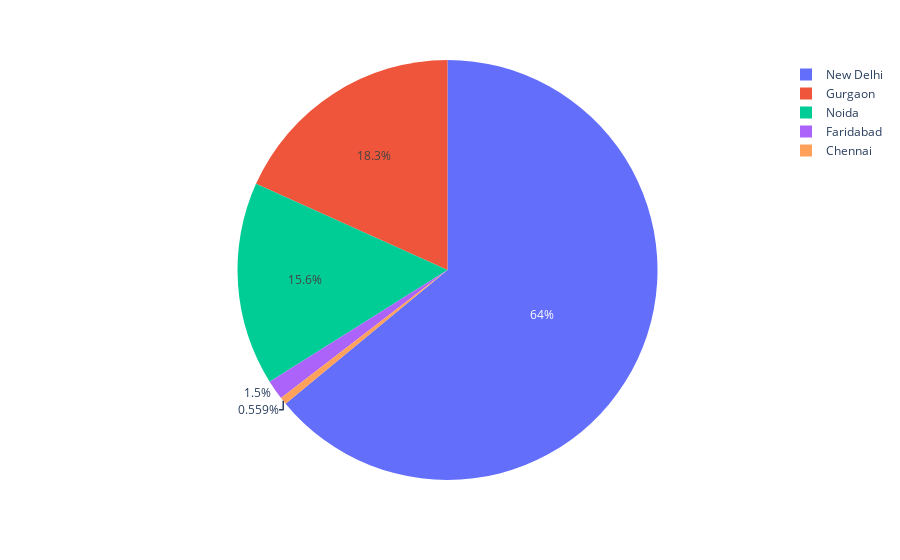

Write notebook code for a chart like this one.
### Code cell
px.pie(
       names=delivery_city_name[:5],
       values=delivery_city_count[:5]
       )

### Figure 1 — Plotly figure (JSON) as saved in the notebook; plotly's stock layout.template omitted (floating-point values rounded to 4 significant figures)
{"data": [{"domain": {"x": [0, 1], "y": [0, 1]}, "hovertemplate": "label=%{label}<br>value=%{value}<extra></extra>", "labels": ["New Delhi", "Gurgaon", "Noida", "Faridabad", "Chennai"], "legendgroup": "", "name": "", "showlegend": true, "type": "pie", "values": [1489, 425, 364, 35, 13]}], "layout": {"legend": {"tracegroupgap": 0}, "margin": {"t": 60}}}
